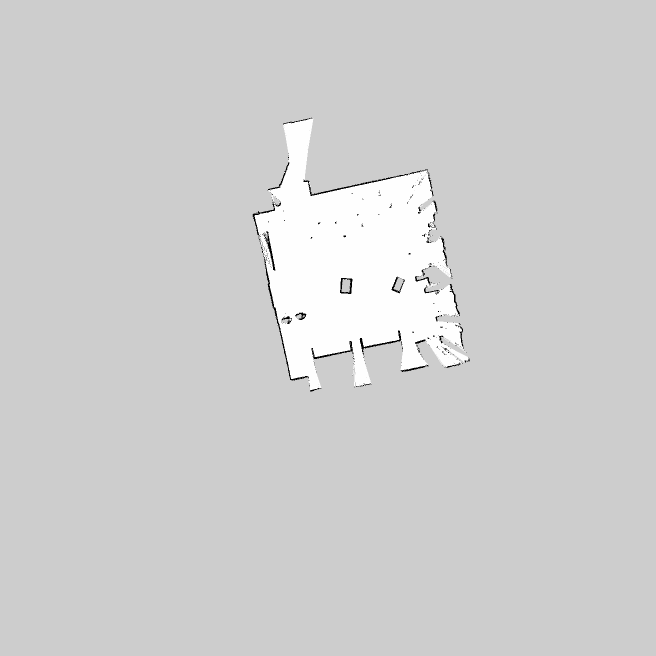
#> input picture Thinesh_Project/digital_twin/scripts/visual_manager/31may.pgm, 1312 x 1312 px (shown at 1/2 size)
$ python testMinRect.py
#> lines starting #> are read from the running program, lines starting #| are printed output that depends on the picture; after the words box and inside, x2 and y2 are one past the last pixel; in counts of white or black regions, pixels touching at a corner belong together
#> further down, src is the input picture: shape (1312, 1312, 3); min 0, max 254, mean 207.8
from __future__ import print_function
import cv2 as cv
import numpy as np
import argparse
import random as rng
rng.seed(12345)
def thresh_callback(val):
#> called with val = 100
    threshold = val

    canny_output = cv.Canny(src_gray, threshold, threshold * 2)
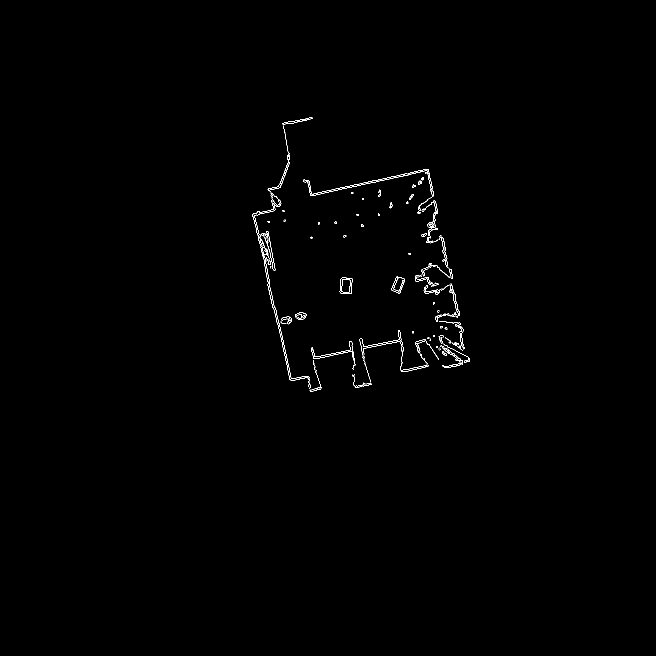
#> canny_output: shape (1312, 1312) (shown at 1/2 size); 0.4% white in thin lines or dots, all inside (x1, y1, x2, y2) = (505, 234, 940, 783)

    contours, hierarchy = cv.findContours(canny_output, cv.RETR_TREE, cv.CHAIN_APPROX_SIMPLE)
#> contours = 228 contours, 146 with area under 20; largest, box (x1, y1, x2, y2) and area: (521, 493, 619, 761) 951, (607, 338, 868, 393) 806, (679, 555, 705, 588) 702, (679, 555, 705, 588) 698, (618, 347, 817, 392) 596

    contours_poly = [None]*len(contours)
#> contours_poly = 228 items
    boundRect = [None]*len(contours)
#> boundRect = 228 items
    centers = [None]*len(contours)
#> centers = 228 items
    radius = [None]*len(contours)
#> radius = 228 items
    listData = []
    for i, c in enumerate(contours):
        contours_poly[i] = cv.approxPolyDP(c, 3, True)
        boundRect[i] = cv.boundingRect(contours_poly[i])
        centers[i], radius[i] = cv.minEnclosingCircle(contours_poly[i])
        x,y,w,h = cv.boundingRect(c)
        rect = cv.minAreaRect(c)
        box = cv.boxPoints(rect)
        box = np.int0(box)
        listData.append(box)

        cv.drawContours(src,[box],0,(0,0,255))
#> this loop made 228 passes
#> (x, y, w, h, rect, box) on passes 2 to 4: (616, 759, 5, 20, ((618.3, 768.5), (3.28, 19.3), -5.71), [[617, 778], [615, 759], [618, 758], [620, 777]]), (704, 748, 39, 28, ((722.4, 759.1), (34.82, 27.88), -12.53), [[708, 776], [702, 749], [736, 741], [742, 768]]), (711, 771, 10, 5, ((715.5, 773), (4, 9), -90), [[720, 775], [711, 775], [711, 771], [720, 771]])
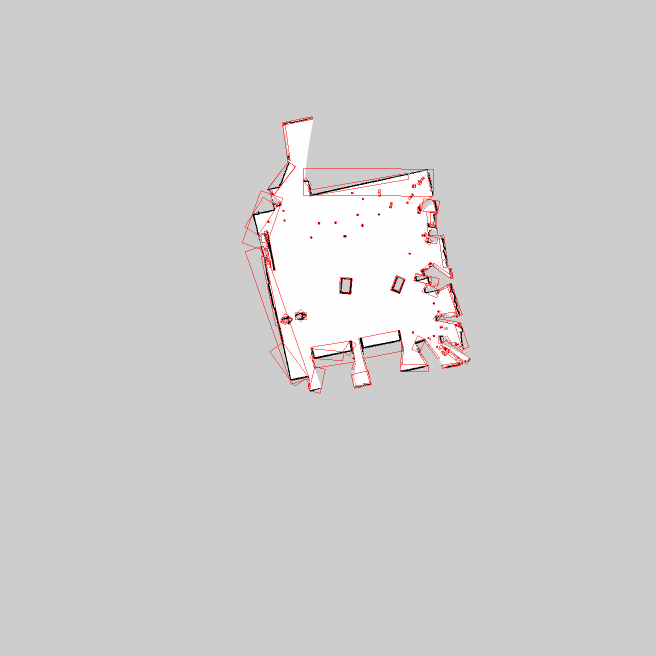
#> src: shape (1312, 1312, 3) (shown at 1/2 size); 0.55% of pixels changed, all inside (x1, y1, x2, y2) = (484, 233, 942, 787)
#> after the loop, boundRect = 228 items, first 6: (617, 769, 1, 5), (616, 759, 5, 20), (704, 748, 39, 28), (711, 772, 10, 2), (727, 768, 16, 3), (727, 767, 1, 1); centers = 228 pairs, first value 518.5 to 930.5, second value 240.5 to 772.5; contours_poly = 228 contours, 172 with area under 20; largest, box (x1, y1, x2, y2) and area: (521, 493, 618, 760) 1192, (607, 338, 868, 393) 696, (680, 556, 705, 588) 652, (618, 347, 817, 392) 629, (679, 555, 705, 588) 612; listData = 228 items; radius = 228 values, max 140.5 at index 127, min 0.0001 at index 5, mean 9.66

    with open('your_file.txt', 'w') as f:
        f.writelines(["%s\n" % item  for item in listData])
    #cv.imwrite('.pgm', drawing)
    cv.drawContours(src, contours,-1,(255,255,0,1))
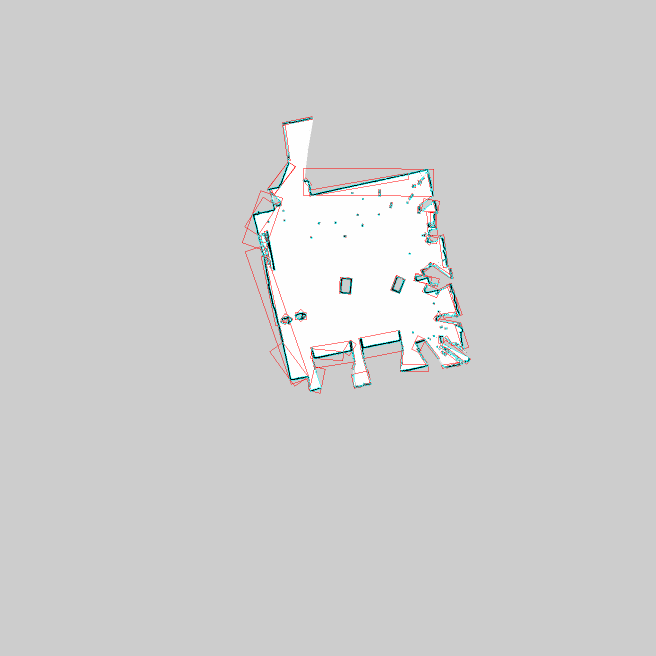
#> src: shape (1312, 1312, 3) (shown at 1/2 size); 0.4% of pixels changed, all inside (x1, y1, x2, y2) = (505, 234, 940, 783)
    cv.imshow('countours', src)

parser = argparse.ArgumentParser(description='Code for Creating Bounding boxes and circles for contours tutorial.')
parser.add_argument('--input', help='Path to input image.', default='31may.pgm')
args = parser.parse_args()
src = cv.imread(cv.samples.findFile(args.input))
if src is None:
    print('Could not open or find the image:', args.input)
    exit(0)
# Convert image to gray and blur it
src_gray = cv.cvtColor(src, cv.COLOR_BGR2GRAY)
src_gray = cv.blur(src_gray, (3,3))
source_window = 'Source'
cv.namedWindow(source_window)
cv.imshow(source_window, src)

max_thresh = 255
thresh = 100 # initial threshold
cv.createTrackbar('Canny thresh:', source_window, thresh, max_thresh, thresh_callback)
thresh_callback(thresh)
cv.waitKey()
